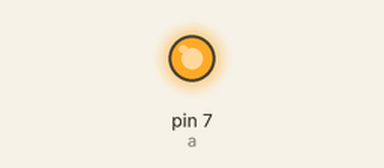
The sketch below on a simulated Arduino Uno, built with avr-gcc and run on an emulated ATmega328P. On the bench: output pins drawn as LEDs (lit = HIGH).

Above: at 0.01 s.
At 1.2 s:
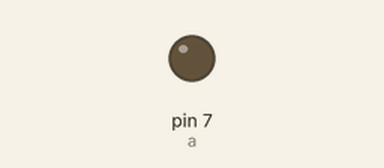
Timing chart, 0 to 2.7 s (numbered marks = the images above):
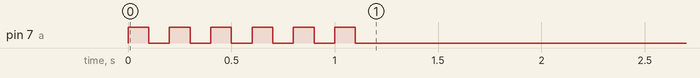

The sketch:

A2_while_16.ino
```cpp
int a = 7;
int i;
void setup()
{
  pinMode(a, OUTPUT);
  while (i < 6)
  {
    digitalWrite(a, HIGH);
    delay(100);
    digitalWrite(a, LOW);
    delay(100);
    i++;
  }
}
void loop()
{

}
```
